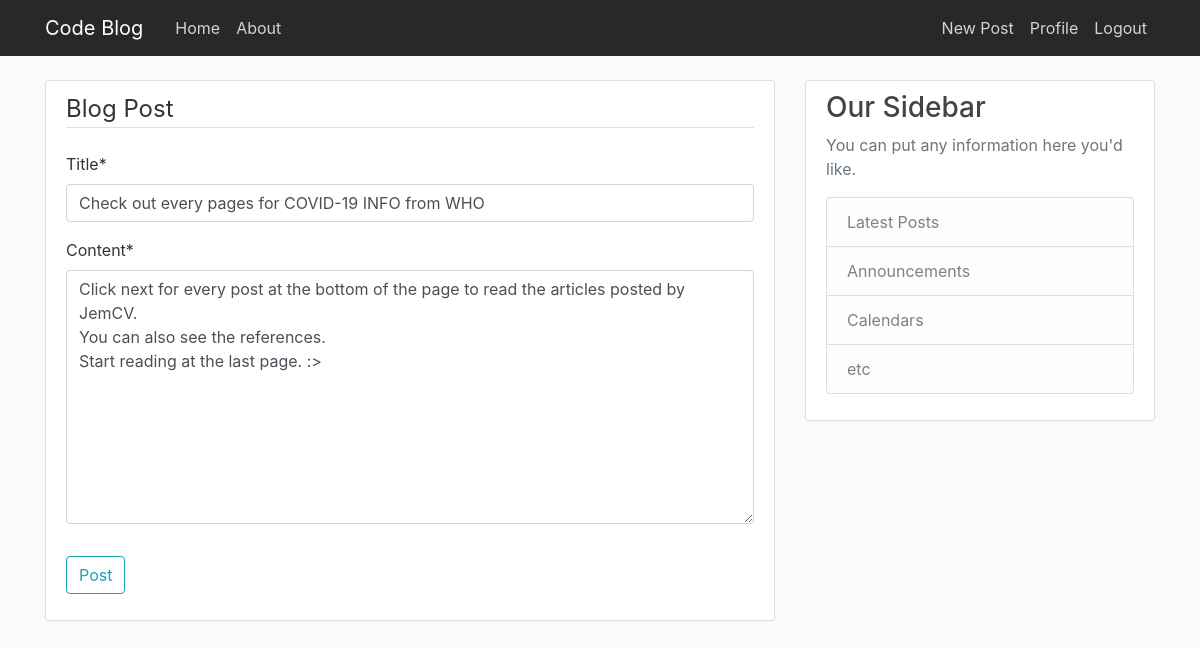
Page /post/39/update/ (signed in) on the committed database.
### blog/models.py (models this page shows, shortened)
class Post(models.Model):
	title = models.CharField(max_length=100)
	content = models.TextField()
	date_posted = models.DateTimeField(default=timezone.now)       #(auto_now_add=True)
	author = models.ForeignKey(User, on_delete=models.CASCADE)

### blog/views.py (the view, shortened to what this page needs)
# urls.py: path('post/<int:pk>/update/', PostUpdateView.as_view(), name='post-update'),
class PostUpdateView(LoginRequiredMixin, UserPassesTestMixin, UpdateView):
	model = Post
	fields = [ 'title', 'content']
	def test_func(self):
		post = self.get_object()
		if self.request.user == post.author:
			return True
		return False

### blog/templates/blog/post_form.html (shortened to what this page needs)
{% extends "blog/base.html" %}
{% load crispy_forms_tags %}
{% block content %}
	<div class="content-section">
		<form method="POST">
			<fieldset class="form-group">
				<legend class="border-bottom mb-4">Blog Post</legend>
				{{ form|crispy }}
			</fieldset>
			<div class="form-group">
				<button class="btn btn-outline-info" type="Submit">Post</button>
			</div>
		</form>
	</div>
{% endblock content %}

### blog/static/blog/main.css (style rules this page uses)
body { background: #fafafa; color: #333333; margin-top: 5rem; }
.content-section { background: #ffffff; padding: 10px 20px; border: 1px solid #dddddd; border-radius: 3px; margin-bottom: 20px; }

### rows in the picture
Post: title "Check out every pages for COVID-19 INFO from WHO", content "Click next for every post at the bottom of the page to read the articles posted by JemCV. You can also see the references. Start reading at the last page. :>"
